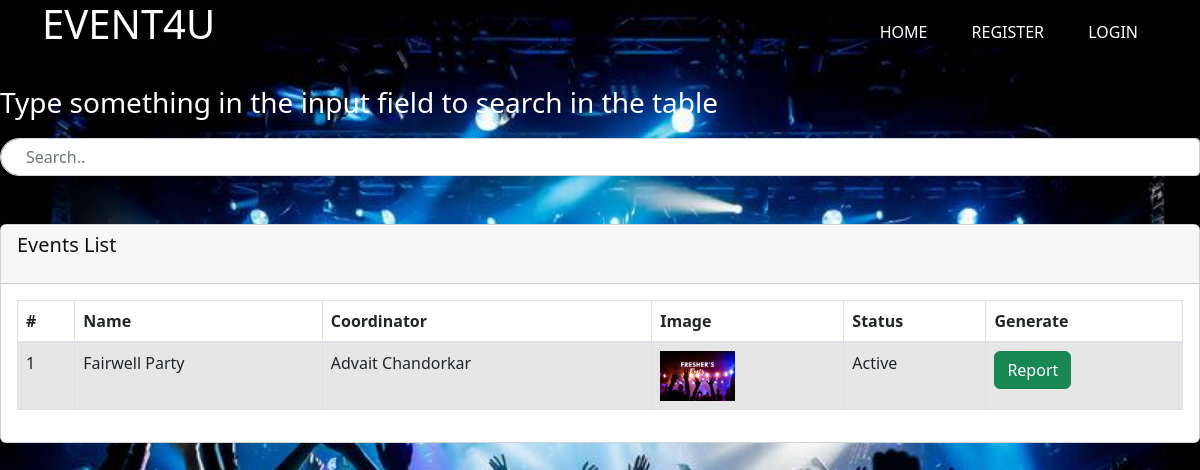
/report/ (signed in), run on the app's committed database.
### eventbrite_app/models.py (models this page shows, shortened)
class Event(models.Model):
    coordinator=models.ForeignKey(Coordinator,on_delete=models.CASCADE,null=False,blank=False)
    name=models.CharField(max_length=100,null=False,blank=False)
    description=models.TextField(null=False,blank=False)
    image=models.ImageField(upload_to='events')
    status=models.CharField(max_length=50,choices=STATUS,null=False,blank=False)
    upi=models.CharField(max_length=100,blank=True,null=True)
    totalMoney=models.PositiveIntegerField(null=True,blank=True)
    createdAt=models.DateTimeField(auto_now_add=True)
    eventDate=models.DateTimeField(auto_now=True)

class Coordinator(models.Model):
    name=models.CharField(max_length=50,null=False,blank=False)
    branch=models.CharField(max_length=50,choices=BRANCH)
    semester=models.CharField(max_length=50,choices=SEMESTER)
    rollNumber=models.PositiveIntegerField(null=False,blank=False)
    erp=models.PositiveBigIntegerField(null=False,blank=False)
    createdAt=models.DateTimeField(auto_now_add=True)
    updatedAt=models.DateTimeField(auto_now=True)
    def __str__(self):
        return self.name

### eventbrite_app/views.py (the view)
# urls.py: path('report/',report,name='report'),
@login_required(login_url='login')
def report(request):
    events=Event.objects.all()
    context={
        'events':events
    }
    return render(request,'eventbrite/report.html',context)

### eventbrite_app/templates/eventbrite/report.html (shortened to what this page needs)
<!DOCTYPE html>
<html lang="en">
{% load static %}
<head>
	<link rel="stylesheet" type="text/css" href="{% static 'home/css/bootstrap.min.css' %}">
	<link rel="stylesheet" type="text/css" href="{% static 'home/css/style.css' %}">
	<link rel="stylesheet" href="{% static 'home/css/responsive.css' %}">
	<link rel="stylesheet" href="{% static 'home/css/jquery.mCustomScrollbar.min.css' %}">
	<link rel="stylesheet" href="https://netdna.bootstrapcdn.com/font-awesome/4.0.3/css/font-awesome.css">
	<link rel="stylesheet" href="https://cdnjs.cloudflare.com/ajax/libs/fancybox/2.1.5/jquery.fancybox.min.css"
		media="screen">
	<link href="https://cdn.jsdelivr.net/npm/bootstrap@5.2.3/dist/css/bootstrap.min.css" rel="stylesheet">
</head>
<body>
	<header id="home" class="section">
		<div >
			<div class="header">
				<div class="container">
					<div class="row">
						<div class="col-xl-3 col-lg-3 col-md-3 col-sm-3 col logo_section">
							<div class="full">
								<div class="center-desk">
									<div class="logo">
										<h1 style="color:white;">EVENT4U</h1>
									</div>
								</div>
							</div>
						</div>
						<div class="col-xl-9 col-lg-9 col-md-9 col-sm-9">
							<div class="menu-area">
								<div class="limit-box">
									<nav class="main-menu">
										<ul class="menu-area-main">
											<li><a href="{% url 'home' %}">Home</a></li>
											{% if request.user.is_staff %}
											<li><a href="{% url 'register' %}">Report</a></li>
											{% else %}
											<li><a href="{% url 'register' %}">Register</a></li>
											<li><a href="{% url 'login' %}">Login</a></li>
											{% endif %}
										</ul>
									</nav>
								</div>
							</div>
						</div>
					</div>
				</div>
			</div>
	</header>
	<div>
		<h3 style="color:white;">Type something in the input field to search in the table</h3>
		<input class="form-control" id="myInput" type="text" placeholder="Search..">
		<br><br>
	</div>
	<div class="row">
		<div class="col-md-12">
			<div class="card">
				<div class="card-header">
					<div class="row">
						<div class="col-md-5">
							<h5>Events List</h5>
						</div>
					</div>
				</div>
				<div class="card-body">
					<table class="table table-striped table-bordered datatable dataTable no-footer"
						id="DataTables_Table_0" role="grid" aria-describedby="DataTables_Table_0_info"
						style="border-collapse: collapse !important">
						<thead>
							<tr role="row">
								<th>#</th>
								<th>Name</th>
								<th>Coordinator</th>
								<th class='ctg_image'>Image</th>
								<th>Status</th>
								<th>Generate</th>
							</tr>
						</thead>
						<tbody id="myTable">
							{% for event in events %}
							<tr>
								<td>{{ forloop.counter }}</td>
								<td>{{ event.name}}</td>
								<td>{{ event.coordinator }}</td>
								<td class="ctg_image"><img class="ctg_image" src="{{ event.image.url }}" alt="Image"
										height="50px"></td>
								<td>{{ event.status }}</td>
								<td> <a class="btn btn-success" href="{% url 'generatereport' event.id %}">Report</a>
								</td>
							</tr>
							{% endfor %}
						</tbody>
					</table>
				</div>
			</div>
		</div>
	</div>
</body>
</html>

### eventbrite_app/static/home/css/style.css (style rules this page uses)
* { box-sizing: border-box !important; transition: ease all 0.5s; }
html { scroll-behavior: smooth; }
body { color: #666666; font-size: 14px; font-family: 'Raleway', sans-serif;; line-height: 1.80857; font-weight: normal; overflow-x: hidden; }
a { color: #1f1f1f; text-decoration: none !important; outline: none !important; -webkit-transition: all .3s ease-in-out; -moz-transition: all .3s ease-in-out; -ms-transition: all .3s ease-in-out; -o-transition: all .3s ease-in-out; transition: all .3s ease-in-out; }
h1, h2, h3, h4, h5, h6 { letter-spacing: 0; font-weight: normal; position: relative; padding: 0 0 10px 0; font-weight: normal; line-height: normal; color: #111111; margin: 0 }
h1 { font-size: 48px }
h3 { font-size: 18px }
h5 { font-size: 14px }
*, *::after, *::before { -webkit-box-sizing: border-box; -moz-box-sizing: border-box; box-sizing: border-box; }
ul, li, ol { margin: 0px; padding: 0px; list-style: none; }
a { color: #ffffff; text-decoration: none; outline: none !important; }
.center-desk { width: 100%; float: left; padding-bottom: 20px; }
.main-menu ul>li a { line-height: 20px; font-size: 16px; display: block; font-weight: 500; color: #ffffff; padding: 22px 20px; text-transform: uppercase; }
nav.main-menu { float: right; margin-left: 0; }
.main-menu ul { margin: 0; list-style-type: none; margin-bottom: 10px; }
.main-menu ul li:first-child { margin-left: 0; }
.main-menu ul>li { position: inherit; display: inline-block; vertical-align: middle; }
.logo { width: 100%; float: left; }
.form-control:not(:last-child) { border-top-left-radius: 30px; border-bottom-left-radius: 30px; padding-left: 25px; }

### data on the page
Event: name "Fairwell Party", coordinator "Advait Chandorkar", image (picture), status "Active"
